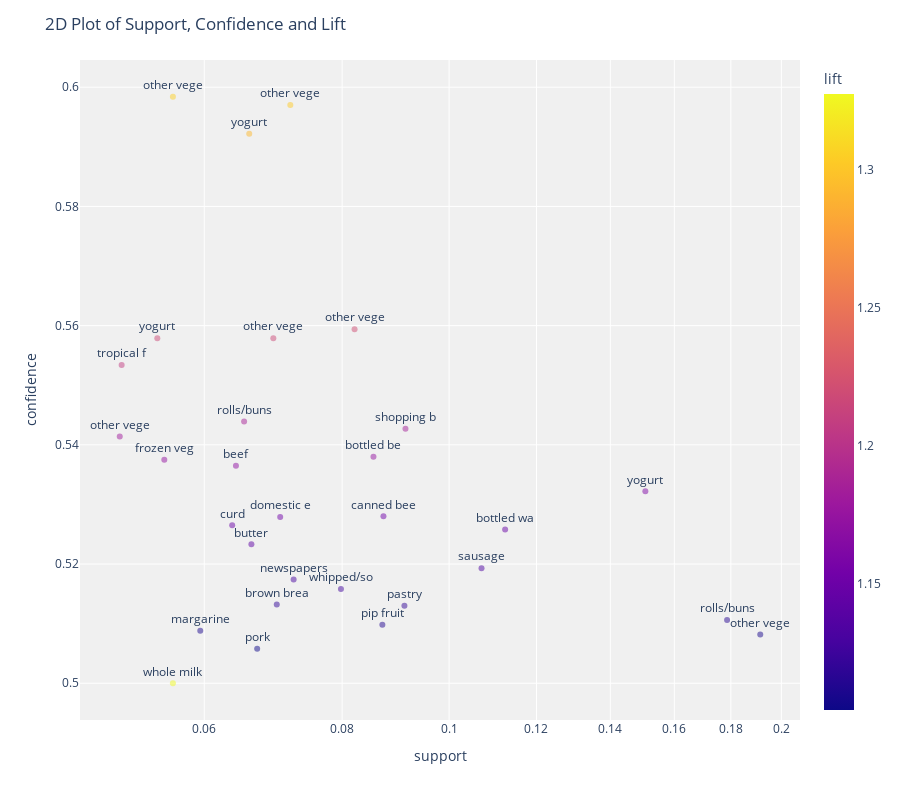

The cell this chart's notebook holds for it:
### Code cell
plot_model(rules)

### Figure 1 — Plotly figure (JSON) as saved in the notebook; plotly's stock layout.template omitted (floating-point values rounded to 4 significant figures)
{"data": [{"customdata": [["other vegetables", "whole milk"], ["other vegetables", "whole milk"], ["yogurt", "whole milk"], ["other vegetables", "whole milk"], ["yogurt", "whole milk"], ["other vegetables", "whole milk"], ["tropical fruit", "whole milk"], ["rolls/buns", "whole milk"], ["shopping bags", "whole milk"], ["other vegetables", "whole milk"], ["bottled beer", "whole milk"], ["frozen vegetables", "whole milk"], ["beef", "whole milk"], ["yogurt", "whole milk"], ["canned beer", "whole milk"], ["domestic eggs", "whole milk"], ["curd", "whole milk"], ["bottled water", "whole milk"], ["butter", "whole milk"], ["sausage", "whole milk"], ["newspapers", "whole milk"], ["whipped/sour cream", "whole milk"], ["brown bread", "whole milk"], ["pastry", "whole milk"], ["rolls/buns", "whole milk"], ["pip fruit", "whole milk"], ["margarine", "whole milk"], ["other vegetables", "whole milk"], ["pork", "whole milk"], ["whole milk", "other vegetables"]], "hovertemplate": "support=%{x}<br>confidence=%{y}<br>antecedents_short=%{text}<br>antecedents=%{customdata[0]}<br>consequents=%{customdata[1]}<br>lift=%{marker.color}<extra></extra>", "legendgroup": "", "marker": {"color": [1.306, 1.303, 1.292, 1.221, 1.218, 1.218, 1.208, 1.187, 1.184, 1.182, 1.174, 1.173, 1.171, 1.161, 1.152, 1.152, 1.149, 1.148, 1.142, 1.133, 1.129, 1.126, 1.12, 1.12, 1.115, 1.113, 1.11, 1.109, 1.104, 1.328], "coloraxis": "coloraxis", "opacity": 0.5, "symbol": "circle"}, "mode": "markers+text", "name": "", "orientation": "v", "showlegend": false, "text": ["other vege", "other vege", "yogurt", "other vege", "yogurt", "other vege", "tropical f", "rolls/buns", "shopping b", "other vege", "bottled be", "frozen veg", "beef", "yogurt", "canned bee", "domestic e", "curd", "bottled wa", "butter", "sausage", "newspapers", "whipped/so", "brown brea", "pastry", "rolls/buns", "pip fruit", "margarine", "other vege", "pork", "whole milk"], "textposition": "top center", "type": "scatter", "x": [0.0562, 0.0718, 0.0659, 0.0821, 0.0544, 0.0693, 0.0505, 0.0652, 0.0913, 0.0503, 0.0854, 0.0552, 0.0641, 0.1506, 0.0872, 0.0703, 0.0636, 0.1124, 0.0662, 0.107, 0.0723, 0.0798, 0.0698, 0.0911, 0.1786, 0.087, 0.0595, 0.1914, 0.067, 0.0562], "xaxis": "x", "y": [0.5984, 0.597, 0.5922, 0.5594, 0.5579, 0.5579, 0.5534, 0.5439, 0.5427, 0.5414, 0.538, 0.5375, 0.5365, 0.5322, 0.528, 0.5279, 0.5265, 0.5258, 0.5233, 0.5193, 0.5174, 0.5158, 0.5132, 0.513, 0.5106, 0.5098, 0.5088, 0.5082, 0.5058, 0.5], "yaxis": "y"}], "layout": {"coloraxis": {"colorbar": {"title": {"text": "lift"}}, "colorscale": [[0, "#0d0887"], [0.1111, "#46039f"], [0.2222, "#7201a8"], [0.3333, "#9c179e"], [0.4444, "#bd3786"], [0.5556, "#d8576b"], [0.6667, "#ed7953"], [0.7778, "#fb9f3a"], [0.8889, "#fdca26"], [1, "#f0f921"]]}, "height": 800, "legend": {"tracegroupgap": 0}, "margin": {"t": 60}, "plot_bgcolor": "rgb(240,240,240)", "title": {"text": "2D Plot of Support, Confidence and Lift"}, "xaxis": {"anchor": "y", "domain": [0, 1], "title": {"text": "support"}, "type": "log"}, "yaxis": {"anchor": "x", "domain": [0, 1], "title": {"text": "confidence"}}}}
